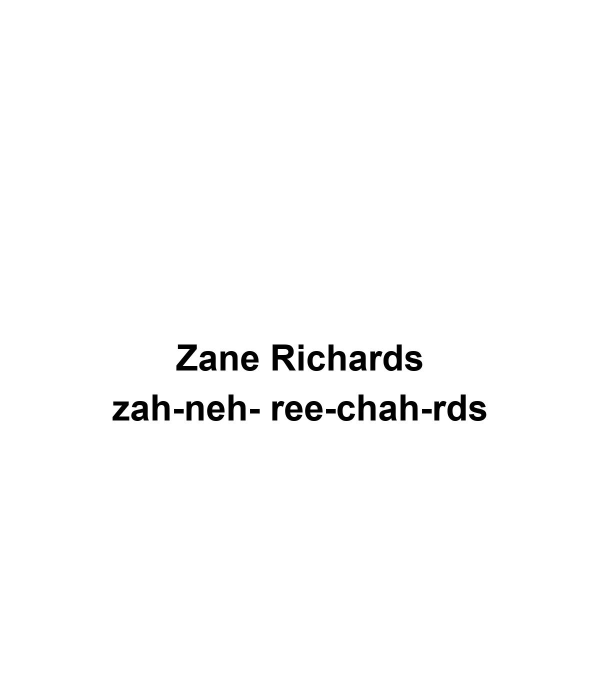
#> input picture Version_5/PDF_generation/Phonetics/00483292.jpg, 1200 x 1350 px, found by its file name (shown at 1/2 size); its folder holds 4 pictures in this run
$ python Image_Phonetics_4images.py   (older library calls are emulated)
#> lines starting #> are read from the running program, lines starting #| are printed output that depends on the picture
from PIL import Image
import os

# Define the A4 size
a4_width = 2480
a4_height = 3508
num_columns = 2
num_rows = 2
images_per_a4 = num_columns * num_rows

# Calculate the size of individual cells
cell_width = a4_width // num_columns
cell_height = a4_height // num_rows

# Calculate the size of individual images
image_width = 1200
image_height = 1350

# Create a dictionary to map i to k
i_to_k_mapping = {1: 2, 2: 1, 3: 4, 4: 3}

# Directory containing the images
image_dir = os.path.join(os.path.dirname(__file__), "./PDF_generation/Phonetics")

# Get a list of all image files
image_list = [filename for filename in os.listdir(image_dir) if filename.lower().endswith(('.png', '.jpg', '.jpeg'))]

Name_of_file = 2

# Iterate through the image list in sets of 4 and create A4 images
for i in range(0, len(image_list), images_per_a4):
    # Create a new A4-sized image
    a4_image = Image.new("RGB", (a4_width, a4_height), 'white')
#> a4_image: PIL image 2480x3508 RGB; every value is 255

    # Iterate over the images in the current set of 4
    for j in range(images_per_a4):
        if i + j < len(image_list):
            img_path = image_list[i + j]
            img = Image.open(os.path.join(image_dir, img_path))
#> img is the input picture: PIL image 1200x1350 RGB; min 0, max 255, mean 251
            img = img.resize((image_width, image_height), Image.ANTIALIAS)
            k = i_to_k_mapping.get(j + 1, i + 1)  # Default to i + 1 if not found in mapping
			# Calculate the position to paste the image at the center of the cell
            cell_x = ((k - 1) % num_columns) * cell_width
            cell_y = ((k - 1) // num_columns) * cell_height
            x_offset = cell_x + (cell_width - image_width) // 2
            y_offset = cell_y + (cell_height - image_height) // 2
            a4_image.paste(img, (x_offset, y_offset))
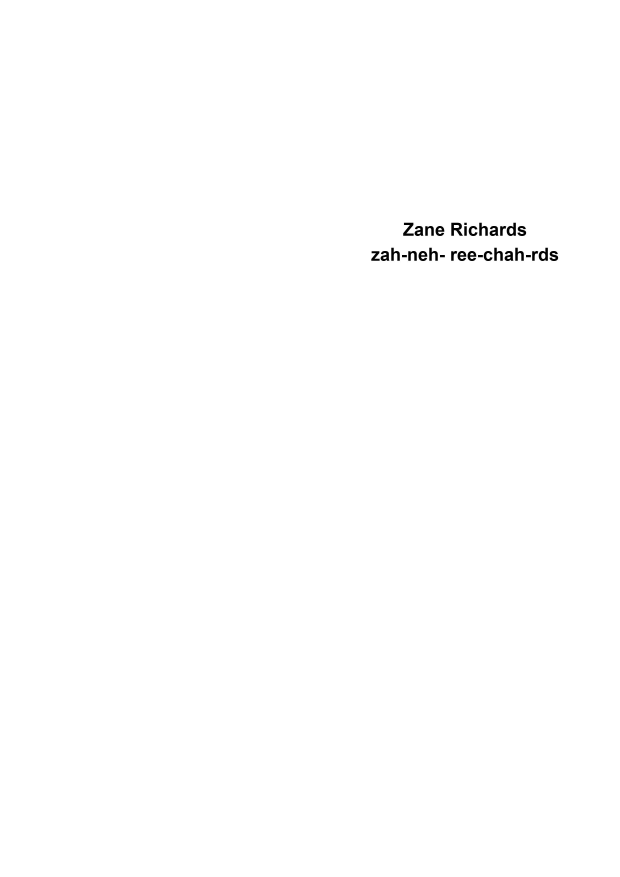
#> a4_image: PIL image 2480x3508 RGB (shown at 1/4 size); min 0, max 255, mean 254.3

    # Save the A4 image
    output_filename = f"{Name_of_file}.jpg"
#> output_filename = '2.jpg'
    Name_of_file += 2
    a4_image.save(os.path.join(os.path.dirname(__file__), f"./PDF_generation/{output_filename}"))
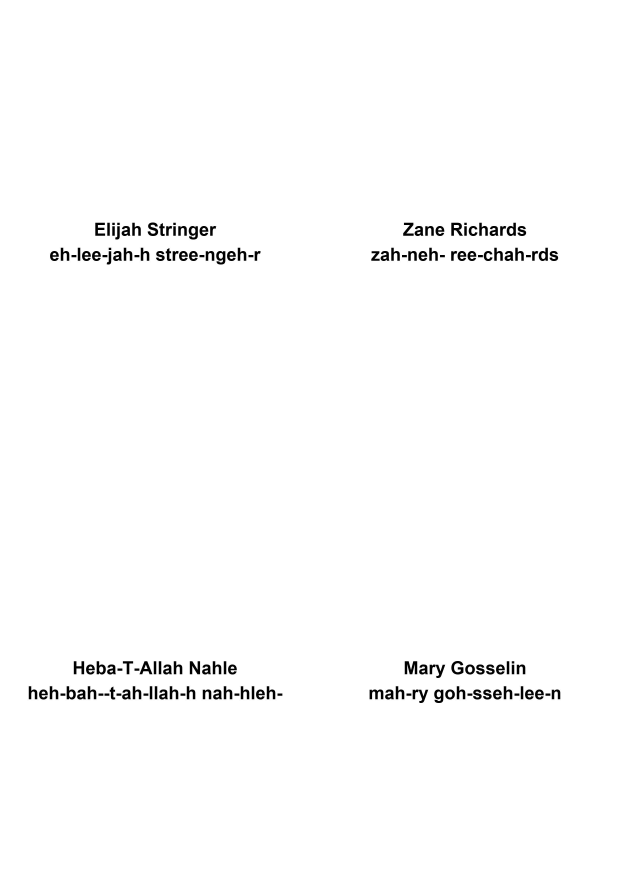
#> saved as 2.jpg: PIL image 2480x3508 RGB (shown at 1/4 size); min 0, max 255, mean 251.7
